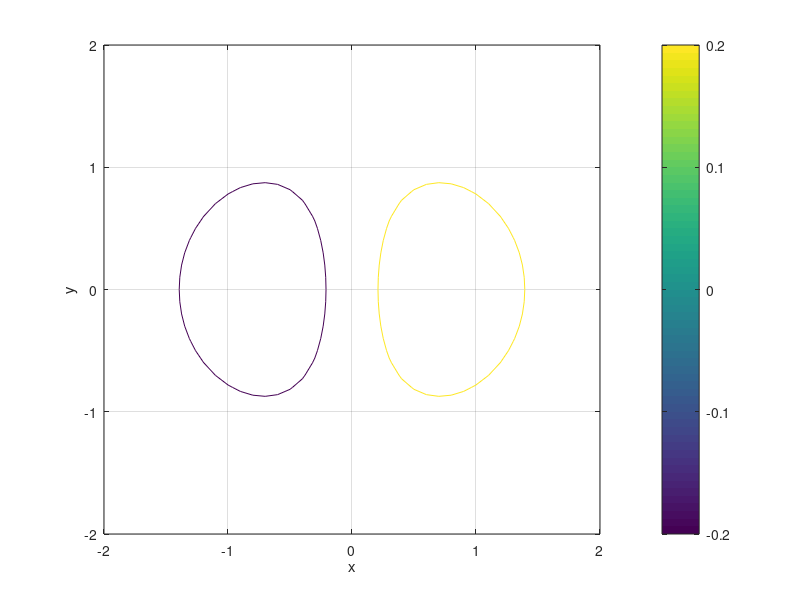
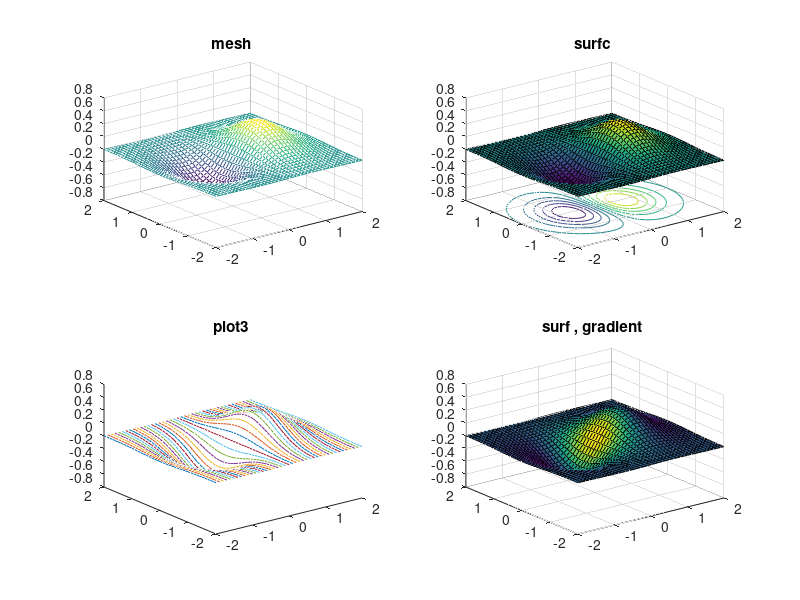

MATLAB code for these plots, in order:
set(0,'DefaultFigureWindowStyle','docked')
% disegno in 3d
% definisco il function handle
f=@(x,y)x.*exp(-(x.^2+y.^2));
% definisco la griglia
[x,y]=meshgrid(-2:.1:2,-2:.1:2);
figure(1); clf
% valuto la funzione
z=f(x,y);
% disegno la funzione
contour(x,y,z,[-0.2,0.2] ); 
colorbar
xlabel('x')
ylabel('y')
zlabel('z')
grid on

figure (2)
subplot (2 ,2 ,1); mesh (x,y,z);
title ('mesh ')
subplot (2 ,2 ,2); surfc (x,y,z);
title ('surfc ')
subplot (2 ,2 ,3); plot3 (x,y,z);
title ('plot3 ')
subplot (2 ,2 ,4); surf (x,y,z, gradient (z ));
title ('surf , gradient ')
